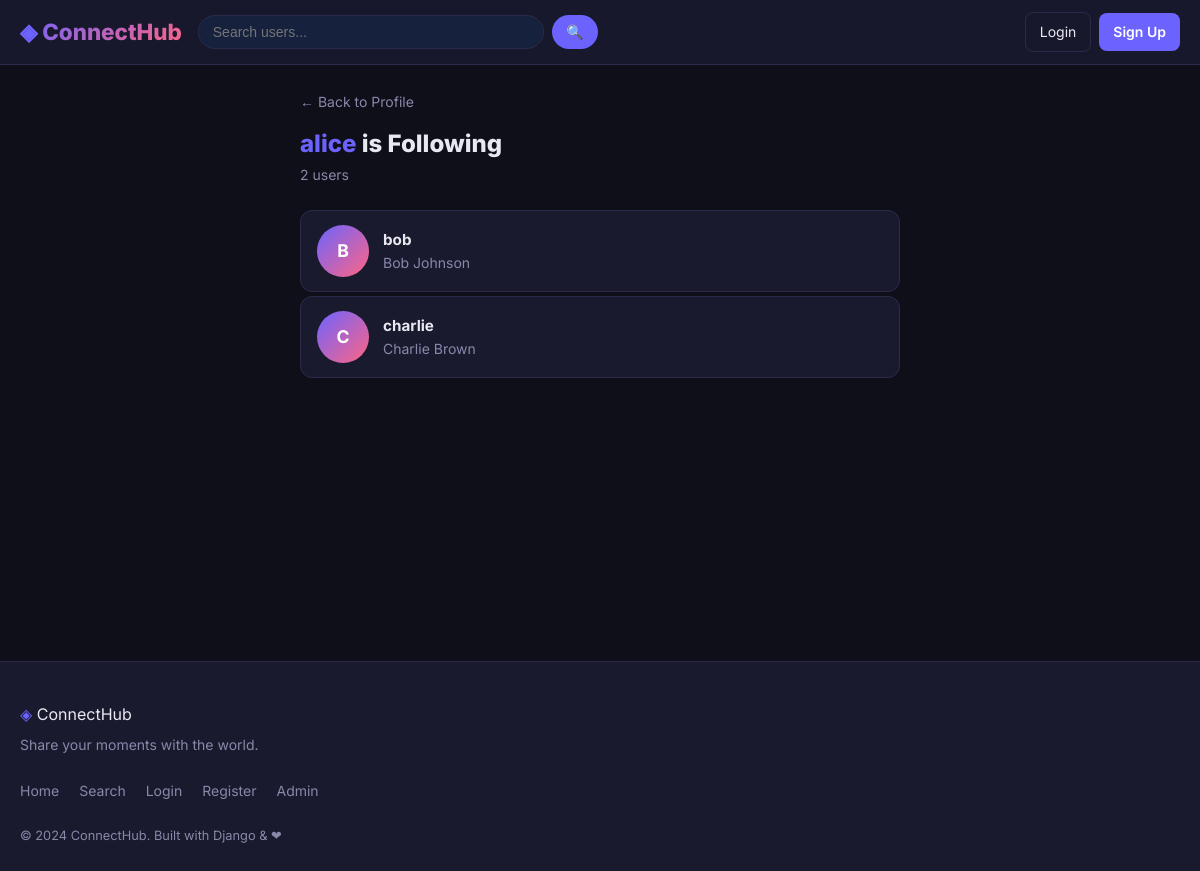
The page /following/alice/ on the database its author committed.
### core/models.py (models this page shows, shortened)
class Follow(models.Model):
    follower  = models.ForeignKey(User, on_delete=models.CASCADE, related_name='following_set')
    following = models.ForeignKey(User, on_delete=models.CASCADE, related_name='follower_set')
    created_at = models.DateTimeField(auto_now_add=True)
    class Meta:
        unique_together = ('follower', 'following')  # Can't follow someone twice

### core/views.py (the view)
# urls.py: path('following/<str:username>/',           views.following_list, name='following_list'),
def following_list(request, username):
    user = get_object_or_404(User, username=username)
    following = Follow.objects.filter(follower=user).select_related('following', 'following__profile')
    return render(request, 'core/following_list.html', {
        'profile_user': user,
        'following': following,
    })

### templates/core/following_list.html (shortened to what this page needs)
{% extends 'core/base.html' %}
{% block content %}
<div class="list-page">
    <div class="list-header">
        <a href="{% url 'profile' profile_user.username %}" class="back-link">← Back to Profile</a>
        <h1><span class="highlight">{{ profile_user.username }}</span> is Following</h1>
        <p class="text-muted">{{ following|length }} user{{ following|length|pluralize }}</p>
    </div>
    {% if following %}
    <div class="users-list">
        {% for follow in following %}
        <a href="{% url 'profile' follow.following.username %}" class="user-list-item">
            {% with flgp=follow.following.profile %}
            {% if flgp and flgp.profile_pic %}
                <img src="{{ flgp.profile_pic.url }}"
                     alt="{{ follow.following.username }}" class="avatar-md" />
            {% else %}
                <div class="avatar-placeholder-md">{{ follow.following.username|first|upper }}</div>
            {% endif %}
            {% endwith %}
            <div class="user-list-info">
                <p class="user-card-username">{{ follow.following.username }}</p>
                <p class="text-muted">{{ follow.following.get_full_name|default:"" }}</p>
            </div>
        </a>
        {% endfor %}
    </div>
    {% else %}
    <div class="empty-state">
        <div class="empty-icon">&#128100;</div>
        <p>Not following anyone yet.</p>
    </div>
    {% endif %}
</div>
{% endblock %}

### static/css/style.css (style rules this page uses)
:root { --primary: #6c63ff; --primary-dark: #574fd6; --accent: #ff6584; --bg: #0f0f1a; --bg-card: #1a1a2e; --bg-input: #16213e; --border: #2a2a4a; --text: #e8e8f0; --text-muted: #8888aa; --success: #4ecca3; --danger: #ff4757; --radius: 12px; --shadow: 0 4px 24px rgba(0,0,0,0.4); --transition: all 0.25s ease; }
*, *::before, *::after { box-sizing: border-box; margin: 0; padding: 0; }
html { scroll-behavior: smooth; }
body { font-family: 'Inter', sans-serif; background: var(--bg); color: var(--text); min-height: 100vh; line-height: 1.6; }
a { color: var(--primary); text-decoration: none; transition: var(--transition); }
.text-muted { color: var(--text-muted); font-size: 0.875rem; }
.avatar-placeholder-sm, .avatar-placeholder-md, .avatar-placeholder-xl { border-radius: 50%; background: linear-gradient(135deg, var(--primary), var(--accent)); display: flex; align-items: center; justify-content: center; color: #fff; font-weight: 700; flex-shrink: 0; }
.avatar-placeholder-md { width: 52px; height: 52px; font-size: 1.1rem; }
.user-card-username { font-weight: 700; font-size: 0.95rem; color: var(--text); }
.list-page { max-width: 600px; margin: 0 auto; }
.list-header { margin-bottom: 24px; }
.back-link { color: var(--text-muted); font-size: 0.875rem; display: inline-block; margin-bottom: 12px; }
.list-header h1 { font-size: 1.5rem; font-weight: 800; }
.highlight { color: var(--primary); }
.users-list { display: flex; flex-direction: column; gap: 4px; }
.user-list-item { display: flex; align-items: center; gap: 14px; background: var(--bg-card); border: 1px solid var(--border); border-radius: var(--radius); padding: 14px 16px; color: var(--text); transition: var(--transition); }
.user-list-info { flex: 1; }

### rows shown on the page
Follow: following.username|first "B", following.username "bob", following.get_full_name "Bob Johnson"
Follow: following.username|first "C", following.username "charlie", following.get_full_name "Charlie Brown"

### other values the page prints
{{ profile_user.username }} "alice"
{{ following|length }} "2"
